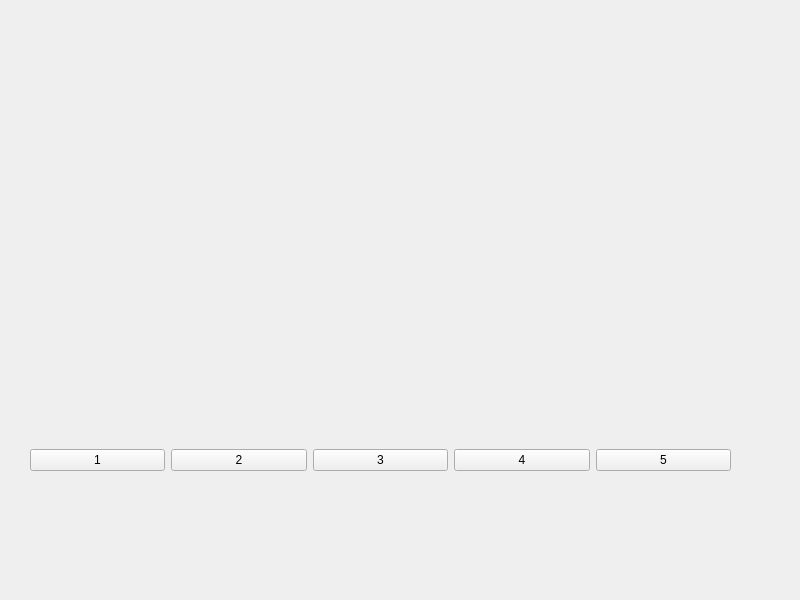
<?xml version="1.0" encoding="UTF-8"?>
<ui version="4.0">
 <class>FlashCardView</class>
 <widget class="QWidget" name="FlashCardView">
  <property name="geometry">
   <rect>
    <x>0</x>
    <y>0</y>
    <width>800</width>
    <height>600</height>
   </rect>
  </property>
  <property name="windowTitle">
   <string>Form</string>
  </property>
  <widget class="QWidget" name="verticalLayoutWidget">
   <property name="geometry">
    <rect>
     <x>40</x>
     <y>80</y>
     <width>691</width>
     <height>251</height>
    </rect>
   </property>
   <layout class="QVBoxLayout" name="viewerLayout"/>
  </widget>
  <widget class="QWidget" name="horizontalLayoutWidget">
   <property name="geometry">
    <rect>
     <x>30</x>
     <y>420</y>
     <width>701</width>
     <height>80</height>
    </rect>
   </property>
   <layout class="QHBoxLayout" name="horizontalLayout">
    <item>
     <widget class="QPushButton" name="ans1">
      <property name="text">
       <string>1</string>
      </property>
     </widget>
    </item>
    <item>
     <widget class="QPushButton" name="ans2">
      <property name="text">
       <string>2</string>
      </property>
     </widget>
    </item>
    <item>
     <widget class="QPushButton" name="ans3">
      <property name="text">
       <string>3</string>
      </property>
     </widget>
    </item>
    <item>
     <widget class="QPushButton" name="ans4">
      <property name="text">
       <string>4</string>
      </property>
     </widget>
    </item>
    <item>
     <widget class="QPushButton" name="ans5">
      <property name="text">
       <string>5</string>
      </property>
     </widget>
    </item>
   </layout>
  </widget>
 </widget>
 <resources/>
 <connections/>
</ui>
